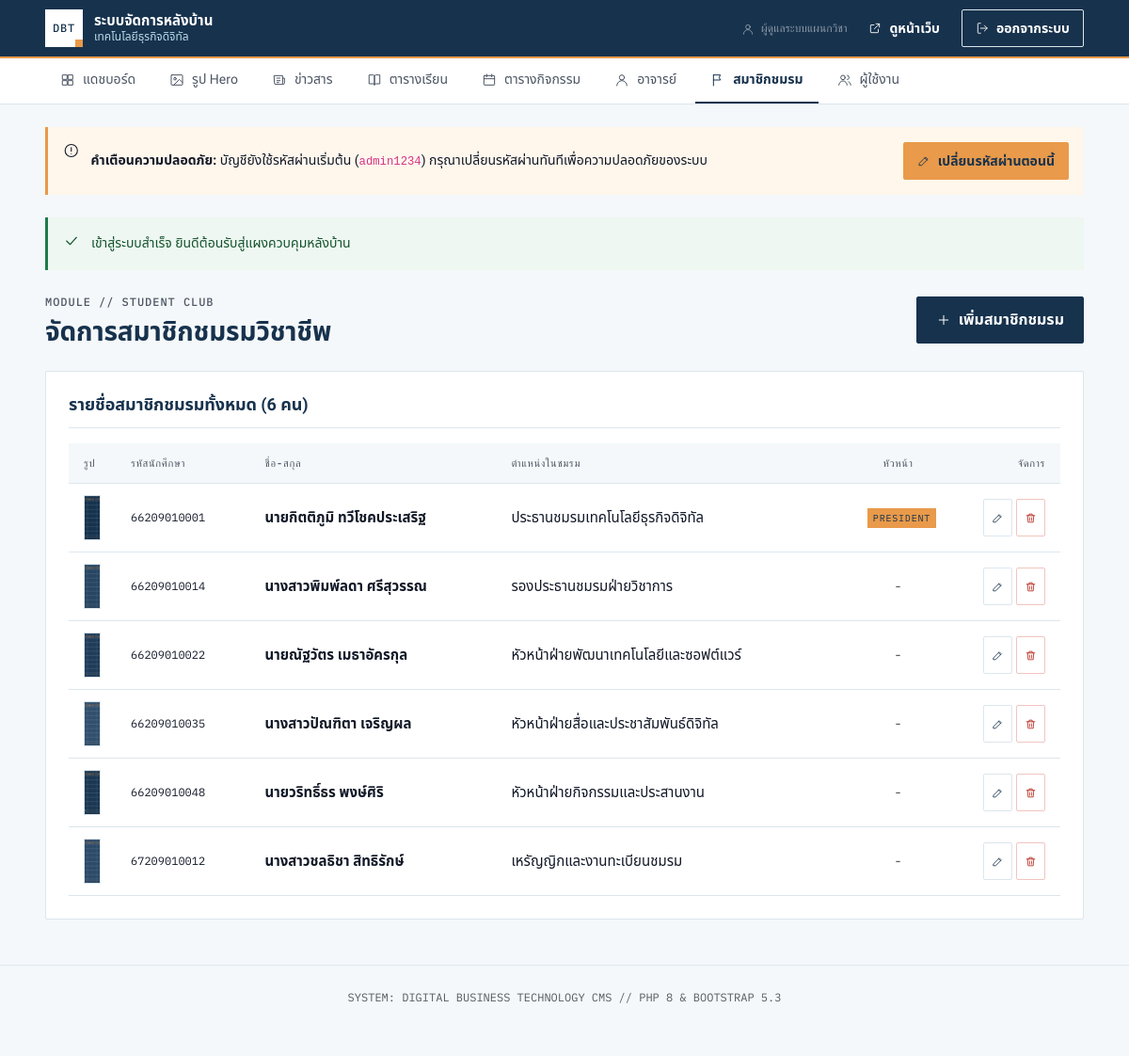
The app's page /admin/club.php (signed in) with its own data.
### tables this page shows
CREATE TABLE `users` (
  `id` INT AUTO_INCREMENT PRIMARY KEY,
  `username` VARCHAR(50) NOT NULL UNIQUE,
  `password_hash` VARCHAR(255) NOT NULL,
  `full_name` VARCHAR(100) NOT NULL,
  `role` VARCHAR(20) NOT NULL DEFAULT 'admin',
  `created_at` TIMESTAMP DEFAULT CURRENT_TIMESTAMP
);

CREATE TABLE `club_members` (
  `id` INT AUTO_INCREMENT PRIMARY KEY,
  `student_id` VARCHAR(20) NULL,
  `name` VARCHAR(100) NOT NULL,
  `club_role` VARCHAR(100) NOT NULL,
  `is_club_head` TINYINT(1) NOT NULL DEFAULT 0,
  `image_path` VARCHAR(255) NULL,
  `sort_order` INT NOT NULL DEFAULT 0,
  INDEX `idx_club_order` (`sort_order`)
);

### includes/db.php (called while the page is built, shortened)
<?php
function db(): PDO
{
    static $pdo = null;
    if ($pdo === null) {
        try {
            $pdo = new PDO(
                'mysql:host=' . DB_HOST . ';dbname=' . DB_NAME . ';charset=utf8mb4',
                DB_USER,
                DB_PASS,
                [
                    PDO::ATTR_ERRMODE            => PDO::ERRMODE_EXCEPTION,
                    PDO::ATTR_DEFAULT_FETCH_MODE => PDO::FETCH_ASSOC,
                    PDO::ATTR_EMULATE_PREPARES   => false,
                ]
            );
        } catch (PDOException $e) {
            http_response_code(500);
            exit('<p style="font-family:sans-serif;padding:2rem">เชื่อมต่อฐานข้อมูลไม่ได้ — ตรวจสอบค่าใน <code>includes/config.php</code> และนำเข้า <code>database/schema.sql</code></p>');
        }
    }
    return $pdo;
}
function execute_query(string $sql, array $params = []): PDOStatement
{
    $st = db()->prepare($sql);
    $st->execute($params);
    return $st;
}
function q(string $sql, array $params = []): PDOStatement
{
    return execute_query($sql, $params);
}

### includes/auth.php (called while the page is built, shortened)
<?php
require_once __DIR__ . '/helpers.php';
function current_user(): ?array
{
    static $user = false;
    if ($user === false) {
        $user = null;
        if (!empty($_SESSION['uid'])) {
            $user = q('SELECT id, username, full_name, role FROM users WHERE id = ?', [$_SESSION['uid']])->fetch() ?: null;
        }
    }
    return $user;
}
function require_login(): array
{
    $u = current_user();
    return $u;
}
function is_using_default_password(): bool
{
    $u = current_user();
    $row = q('SELECT password_hash FROM users WHERE id = ?', [$u['id']])->fetch();
    return $row && password_verify('admin1234', $row['password_hash']);
}

### admin/club.php (the view, shortened to what this page needs)
<?php
$adminNav = 'club';
require_once __DIR__ . '/../includes/admin-header.php';
$action   = filter_input(INPUT_GET, 'action', FILTER_DEFAULT) ?: 'list';
$editItem = null;
$allMembers = q("
  SELECT * FROM club_members
  ORDER BY is_club_head DESC, sort_order ASC, id ASC
")->fetchAll();
?>
<div class="d-flex justify-content-between align-items-center mb-4">
  <div>
    <p class="eyebrow eyebrow-muted mb-1">MODULE // STUDENT CLUB</p>
    <h1 style="font-size: 1.75rem; margin: 0;">จัดการสมาชิกชมรมวิชาชีพ</h1>
  </div>
  <?php if ($action === 'list'): ?>
    <a href="<?= url('admin/club.php?action=new') ?>" class="btn btn-navy">
      <?= icon('plus', 16) ?>
      <span>เพิ่มสมาชิกชมรม</span>
    </a>
  <?php endif; ?>
</div>
<?php if ($action === 'new' || $action === 'edit'): ?>
  <!-- ====================================================================
       ADD / EDIT FORM
       ==================================================================== -->
  <div class="admin-card">
    <div class="admin-card-head">
      <h3><?= $action === 'edit' ? 'แก้ไขสมาชิกชมรม #' . $editItem['id'] : 'เพิ่มสมาชิกชมรมใหม่' ?></h3>
    </div>
    <form method="POST" action="<?= url('admin/club.php') ?>" enctype="multipart/form-data">
      <?= csrf_field() ?>
      <input type="hidden" name="sub_action" value="save">
      <?php if ($editItem): ?>
        <input type="hidden" name="id" value="<?= $editItem['id'] ?>">
      <?php endif; ?>
      <div class="row g-3">
        <div class="col-12 col-md-4">
          <label for="student_id" class="form-label">รหัสนักเรียน/นักศึกษา</label>
          <input type="text"
                 name="student_id"
                 id="student_id"
                 class="form-control mono"
                 placeholder="66209010001"
                 value="<?= e($_POST['student_id'] ?? $editItem['student_id'] ?? '') ?>">
        </div>
        <div class="col-12 col-md-4">
          <label for="name" class="form-label">ชื่อ-นามสกุล <span class="req">*</span></label>
          <input type="text"
                 name="name"
                 id="name"
                 class="form-control"
                 placeholder="นายกิตติภูมิ ทวีโชคประเสริฐ"
                 value="<?= e($_POST['name'] ?? $editItem['name'] ?? '') ?>"
                 required>
        </div>
        <div class="col-12 col-md-4">
          <label for="club_role" class="form-label">ตำแหน่งในชมรม <span class="req">*</span></label>
          <input type="text"
                 name="club_role"
                 id="club_role"
                 class="form-control"
                 placeholder="ประธานชมรม / ฝ่ายวิชาการ"
                 value="<?= e($_POST['club_role'] ?? $editItem['club_role'] ?? '') ?>"
                 required>
        </div>
        <div class="col-12 col-md-6">
          <label for="image" class="form-label">รูปถ่ายสมาชิก (สี่เหลี่ยมจัตุรัส 1:1)</label>
          <input type="file"
                 name="image"
                 id="image"
                 class="form-control"
                 accept="image/jpeg,image/png,image/webp">
          <?php if (!empty($editItem['image_path'])): ?>
            <div class="mt-2 text-muted" style="font-size: 12px;">
              รูปเดิม: <code><?= e($editItem['image_path']) ?></code>
            </div>
          <?php endif; ?>
        </div>
        <div class="col-6 col-md-3">
          <label for="sort_order" class="form-label">ลำดับการแสดงผล</label>
          <input type="number"
                 name="sort_order"
                 id="sort_order"
                 class="form-control mono"
                 value="<?= (int) ($_POST['sort_order'] ?? $editItem['sort_order'] ?? 0) ?>">
        </div>
        <div class="col-6 col-md-3 d-flex align-items-center pt-md-4">
          <div class="form-check">
            <input class="form-check-input"
                   type="checkbox"
                   name="is_club_head"
                   value="1"
                   id="is_club_head"
                   <?= !empty($_POST['is_club_head'] ?? $editItem['is_club_head'] ?? 0) ? 'checked' : '' ?>>
            <label class="form-check-label fw-bold text-navy" for="is_club_head">
              เป็นหัวหน้าชมรม
            </label>
          </div>
        </div>
      </div>
      <div class="mt-4 pt-3 border-top d-flex justify-content-end gap-2">
        <a href="<?= url('admin/club.php') ?>" class="btn btn-line">ยกเลิก</a>
        <button type="submit" class="btn btn-navy">
          <?= icon('check', 16) ?>
          <span>บันทึกข้อมูล</span>
        </button>
      </div>
    </form>
  </div>
<?php else: ?>
  <div class="admin-card">
    <div class="admin-card-head">
      <h3>รายชื่อสมาชิกชมรมทั้งหมด (<?= count($allMembers) ?> คน)</h3>
    </div>
    <div class="table-responsive">
      <table class="admin-table">
        <thead>
          <tr>
            <th style="width: 50px;">รูป</th>
            <th>รหัสนักศึกษา</th>
            <th>ชื่อ-สกุล</th>
            <th>ตำแหน่งในชมรม</th>
            <th class="text-center">หัวหน้า</th>
            <th class="text-end" style="width: 100px;">จัดการ</th>
          </tr>
        </thead>
        <tbody>
          <?php if (empty($allMembers)): ?>
            <tr>
              <td colspan="6" class="text-center py-4 text-muted">ยังไม่มีข้อมูลสมาชิกชมรมในระบบ</td>
            </tr>
          <?php else: ?>
            <?php foreach ($allMembers as $m): ?>
              <tr>
                <td>
                  <?php if (!empty($m['image_path']) && file_exists(ROOT_PATH . '/' . $m['image_path'])): ?>
                    <img src="<?= url($m['image_path']) ?>" class="table-thumb" alt="">
                  <?php else: ?>
                    <div class="table-thumb d-grid place-items-center text-muted mono" style="font-size: 10px;">
                      <?= initials($m['name']) ?>
                    </div>
                  <?php endif; ?>
                </td>
                <td class="mono" style="font-size: 12px;"><?= e($m['student_id'] ?: '-') ?></td>
                <td>
                  <span class="fw-bold"><?= e($m['name']) ?></span>
                </td>
                <td><?= e($m['club_role']) ?></td>
                <td class="text-center">
                  <?php if ($m['is_club_head']): ?>
                    <span class="badge-soon" style="font-size: 10px;">PRESIDENT</span>
                  <?php else: ?>
                    <span class="text-muted mono">-</span>
                  <?php endif; ?>
                </td>
                <td class="text-end">
                  <div class="d-inline-flex gap-1">
                    <a href="<?= url('admin/club.php?action=edit&id=' . $m['id']) ?>" class="btn btn-sm btn-line py-1 px-2" title="แก้ไข">
                      <?= icon('pencil', 13) ?>
                    </a>
                    <form method="POST" action="<?= url('admin/club.php') ?>" class="d-inline">
                      <button type="submit"
                              class="btn btn-sm btn-danger-line py-1 px-2"
                              title="ลบ"
                              data-confirm="ยืนยันการลบสมาชิกชมรมท่านนี้?">
                        <?= icon('trash', 13) ?>
                      </button>
                    </form>
                  </div>
                </td>
              </tr>
            <?php endforeach; ?>
          <?php endif; ?>
        </tbody>
      </table>
    </div>
  </div>
<?php endif; ?>
<?php require_once __DIR__ . '/../includes/admin-footer.php'; ?>

### includes/admin-header.php (shortened to what this page needs)
<?php
require_once __DIR__ . '/helpers.php';
require_once __DIR__ . '/auth.php';
require_login();
$currentUser = current_user();
$adminNav = $adminNav ?? '';
$flash = flash();
?>
<!DOCTYPE html>
<html lang="th">
<head>
  <link href="https://cdn.jsdelivr.net/npm/bootstrap@5.3.3/dist/css/bootstrap.min.css" rel="stylesheet">
  <link rel="stylesheet" href="<?= url('assets/css/site.css') ?>">
  <link rel="stylesheet" href="<?= url('assets/css/admin.css') ?>">
</head>
<body style="padding-bottom: 40px; background-color: var(--c-bg-alt);">
<header class="admin-header py-2">
  <div class="container-xl d-flex align-items-center justify-content-between">
    <div class="d-flex align-items-center gap-3">
      <a href="<?= url('admin/index.php') ?>" class="brand text-white text-decoration-none">
        <div class="brand-mark">DBT</div>
        <div class="brand-text">
          <span class="brand-name text-white">ระบบจัดการหลังบ้าน</span>
          <span class="brand-sub" style="color: var(--c-blue-300);"><?= e(SITE_NAME) ?></span>
        </div>
      </a>
    </div>
    <div class="d-flex align-items-center gap-2">
      <span class="text-white-50 d-none d-md-inline mono" style="font-size: 12px;">
        <?= icon('user', 14) ?> <?= e($currentUser['full_name'] ?? $currentUser['username'] ?? 'Admin') ?>
      </span>
      <a href="<?= url('index.php') ?>" class="btn btn-sm btn-navy" target="_blank" title="ดูหน้าเว็บจริง">
        <?= icon('external', 14) ?>
        <span class="d-none d-sm-inline">ดูหน้าเว็บ</span>
      </a>
      <a href="<?= url('logout.php') ?>" class="btn btn-sm btn-line text-white border-white-50" title="ออกจากระบบ">
        <?= icon('log-out', 14) ?>
        <span class="d-none d-sm-inline">ออกจากระบบ</span>
      </a>
    </div>
  </div>
</header>
<nav class="admin-nav-strip" aria-label="เมนูจัดการหลังบ้าน">
  <div class="container-xl">
    <ul>
      <li>
        <a href="<?= url('admin/index.php') ?>" <?= $adminNav === 'dashboard' ? 'aria-current="page"' : '' ?>>
          <?= icon('grid', 16) ?> แดชบอร์ด
        </a>
      </li>
      <li>
        <a href="<?= url('admin/hero.php') ?>" <?= $adminNav === 'hero' ? 'aria-current="page"' : '' ?>>
          <?= icon('image', 16) ?> รูป Hero
        </a>
      </li>
      <li>
        <a href="<?= url('admin/news.php') ?>" <?= $adminNav === 'news' ? 'aria-current="page"' : '' ?>>
          <?= icon('news', 16) ?> ข่าวสาร
        </a>
      </li>
      <li>
        <a href="<?= url('admin/classes.php') ?>" <?= $adminNav === 'classes' ? 'aria-current="page"' : '' ?>>
          <?= icon('book', 16) ?> ตารางเรียน
        </a>
      </li>
      <li>
        <a href="<?= url('admin/activities.php') ?>" <?= $adminNav === 'activities' ? 'aria-current="page"' : '' ?>>
          <?= icon('calendar', 16) ?> ตารางกิจกรรม
        </a>
      </li>
      <li>
        <a href="<?= url('admin/teachers.php') ?>" <?= $adminNav === 'teachers' ? 'aria-current="page"' : '' ?>>
          <?= icon('user', 16) ?> อาจารย์
        </a>
      </li>
      <li>
        <a href="<?= url('admin/club.php') ?>" <?= $adminNav === 'club' ? 'aria-current="page"' : '' ?>>
          <?= icon('flag', 16) ?> สมาชิกชมรม
        </a>
      </li>
      <?php if (($currentUser['role'] ?? '') === 'admin'): ?>
      <li>
        <a href="<?= url('admin/users.php') ?>" <?= $adminNav === 'users' ? 'aria-current="page"' : '' ?>>
          <?= icon('users', 16) ?> ผู้ใช้งาน
        </a>
      </li>
      <?php endif; ?>
    </ul>
  </div>
</nav>
<div class="container-xl pt-4">
  <?php if (is_using_default_password()): ?>
    <div class="alert-line mb-4" style="background-color: #FFF6EC; border-color: var(--c-accent); color: var(--c-accent-dark);" role="alert">
      <?= icon('alert', 18) ?>
      <div class="d-flex flex-wrap align-items-center justify-content-between gap-2 w-100">
        <div>
          <strong>คำเตือนความปลอดภัย:</strong> บัญชียังใช้รหัสผ่านเริ่มต้น (<code>admin1234</code>) กรุณาเปลี่ยนรหัสผ่านทันทีเพื่อความปลอดภัยของระบบ
        </div>
        <?php if (($currentUser['role'] ?? '') === 'admin'): ?>
          <a href="<?= url('admin/users.php?action=edit&id=' . (int) $currentUser['id']) ?>" class="btn btn-sm btn-accent" style="white-space: nowrap;">
            <?= icon('pencil', 14) ?> เปลี่ยนรหัสผ่านตอนนี้
          </a>
        <?php endif; ?>
      </div>
    </div>
  <?php endif; ?>
  <?php if ($flash): ?>
    <div class="alert-line <?= $flash['type'] === 'error' ? 'is-error' : '' ?> mb-4" role="alert">
      <?= icon($flash['type'] === 'error' ? 'alert' : 'check', 18) ?>
      <div><?= e($flash['msg']) ?></div>
    </div>
  <?php endif; ?>

### includes/helpers.php (shortened to what this page needs)
<?php
require_once __DIR__ . '/db.php';
function e($v): string
{
    return htmlspecialchars((string) $v, ENT_QUOTES, 'UTF-8');
}
function url(string $path = ''): string
{
    return BASE_URL . '/' . ltrim($path, '/');
}
function flash(?string $msg = null, string $type = 'success'): ?array
{
    $f = $_SESSION['flash'] ?? null;
    return $f;
}
function icon(string $name, int $size = 20, string $class = ''): string
{
    $c = $class ? ' class="' . e($class) . '"' : '';
    return '<svg' . $c . ' width="' . $size . '" height="' . $size . '" viewBox="0 0 24 24" fill="none" stroke="currentColor" stroke-width="1.5" stroke-linecap="round" stroke-linejoin="round" aria-hidden="true" focusable="false">' . ($p[$name] ?? '') . '</svg>';
}

### records on screen
users: full_name "ผู้ดูแลระบบแผนกวิชา"
club_members: image_path (picture), student "66209010001", name "นายกิตติภูมิ ทวีโชคประเสริฐ", club_role "ประธานชมรมเทคโนโลยีธุรกิจดิจิทัล", is_club_head "PRESIDENT"
club_members: image_path (picture), student "66209010014", name "นางสาวพิมพ์ลดา ศรีสุวรรณ", club_role "รองประธานชมรมฝ่ายวิชาการ"
club_members: image_path (picture), student "66209010022", name "นายณัฐวัตร เมธาอัครกุล", club_role "หัวหน้าฝ่ายพัฒนาเทคโนโลยีและซอฟต์แวร์"
club_members: image_path (picture), student "66209010035", name "นางสาวปัณฑิตา เจริญผล", club_role "หัวหน้าฝ่ายสื่อและประชาสัมพันธ์ดิจิทัล"
club_members: image_path (picture), student "66209010048", name "นายวริทธิ์ธร พงษ์ศิริ", club_role "หัวหน้าฝ่ายกิจกรรมและประสานงาน"
club_members: image_path (picture), student "67209010012", name "นางสาวชลธิชา สิทธิรักษ์", club_role "เหรัญญิกและงานทะเบียนชมรม"

### other values on screen
SITE_NAME "เทคโนโลยีธุรกิจดิจิทัล"
$flash['msg'] "เข้าสู่ระบบสำเร็จ ยินดีต้อนรับสู่แผงควบคุมหลังบ้าน"
count($allMembers) "6"
